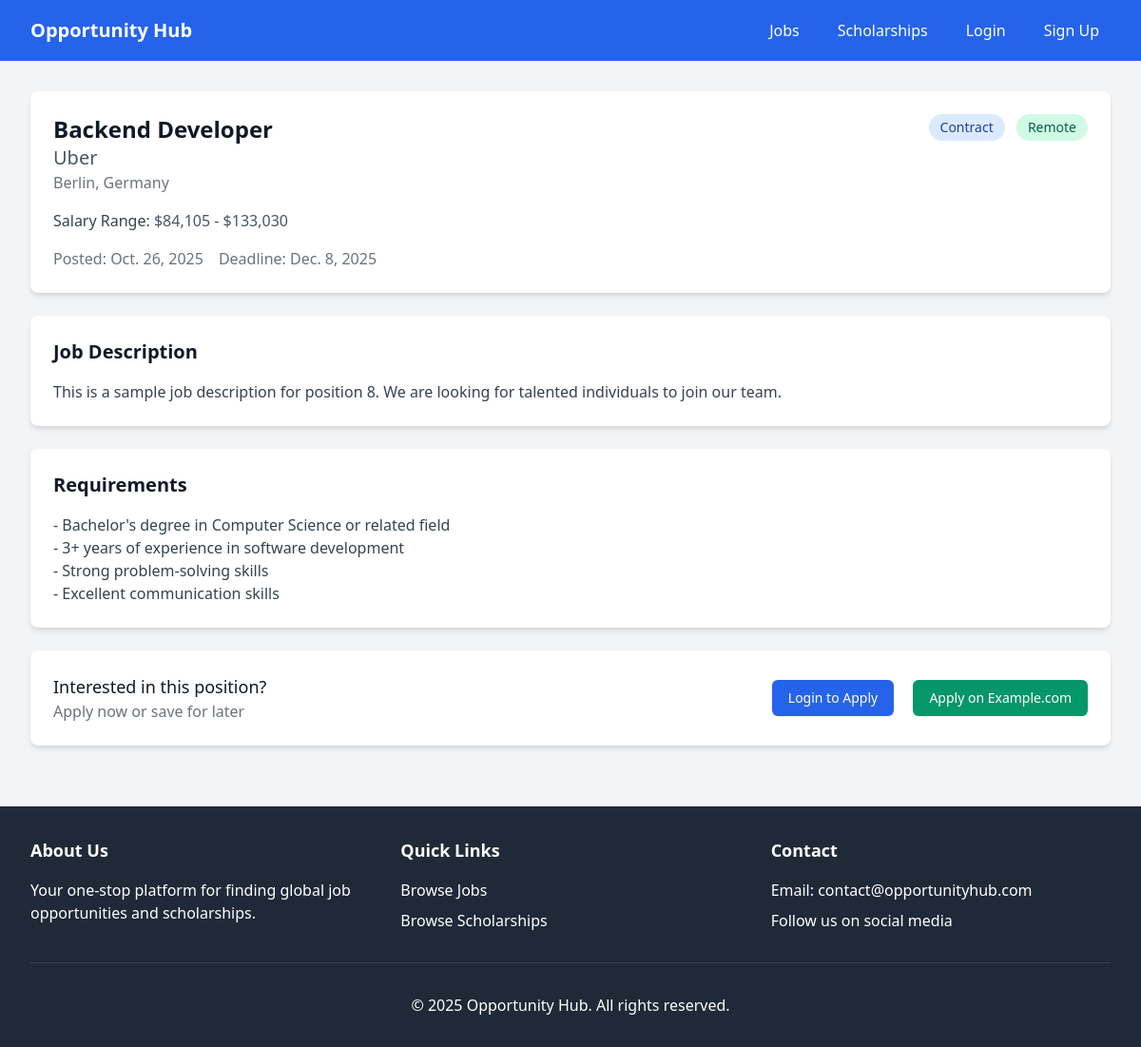
Page /jobs/8/ on the committed database.
### jobs/models.py (models this page shows, shortened)
class JobListing(models.Model):
    EMPLOYMENT_TYPE_CHOICES = [
        ('FULL_TIME', 'Full Time'),
        ('PART_TIME', 'Part Time'),
        ('CONTRACT', 'Contract'),
        ('INTERNSHIP', 'Internship'),
        ('REMOTE', 'Remote'),
    ]
    title = models.CharField(max_length=200)
    company = models.CharField(max_length=200)
    location = models.CharField(max_length=200)
    employment_type = models.CharField(max_length=20, choices=EMPLOYMENT_TYPE_CHOICES)
    description = models.TextField()
    requirements = models.TextField()
    salary_range = models.CharField(max_length=100, blank=True, null=True)
    application_url = models.URLField()
    source_website = models.CharField(max_length=100)
    posted_date = models.DateField()
    deadline = models.DateField(null=True, blank=True)
    is_remote = models.BooleanField(default=False)
    is_active = models.BooleanField(default=True)
    created_at = models.DateTimeField(auto_now_add=True)
    updated_at = models.DateTimeField(auto_now=True)
    class Meta:
        ordering = ['-posted_date']
        indexes = [
            models.Index(fields=['title', 'company']),
            models.Index(fields=['location']),
            models.Index(fields=['employment_type']),
            models.Index(fields=['posted_date']),
        ]

### jobs/views.py (the view)
# urls.py: path('<int:pk>/', views.job_detail, name='job-detail'),
def job_detail(request, pk):
    job = get_object_or_404(JobListing, pk=pk)
    context = {
        'job': job,
    }
    return render(request, 'jobs/job_detail.html', context)

### templates/jobs/job_detail.html (shortened to what this page needs)
{% extends "base.html" %}
{% block content %}
<div class="space-y-6">
    <div class="bg-white rounded-lg shadow-md p-6">
        <div class="flex justify-between items-start">
            <div>
                <h1 class="text-2xl font-bold text-gray-900">{{ job.title }}</h1>
                <p class="text-xl text-gray-600">{{ job.company }}</p>
                <p class="text-gray-500">{{ job.location }}</p>
            </div>
            <div class="text-right">
                <span class="inline-block bg-blue-100 text-blue-800 px-3 py-1 rounded-full text-sm">
                    {{ job.get_employment_type_display }}
                </span>
                {% if job.is_remote %}
                    <span class="inline-block bg-green-100 text-green-800 px-3 py-1 rounded-full text-sm ml-2">
                        Remote
                    </span>
                {% endif %}
            </div>
        </div>
        {% if job.salary_range %}
            <div class="mt-4">
                <span class="text-gray-700 font-medium">Salary Range:</span>
                <span class="text-gray-600">{{ job.salary_range }}</span>
            </div>
        {% endif %}
        <div class="mt-4 flex items-center text-gray-500">
            <span class="mr-4">Posted: {{ job.posted_date }}</span>
            {% if job.deadline %}
                <span>Deadline: {{ job.deadline }}</span>
            {% endif %}
        </div>
    </div>
    <div class="bg-white rounded-lg shadow-md p-6">
        <h2 class="text-xl font-semibold text-gray-900 mb-4">Job Description</h2>
        <div class="prose max-w-none text-gray-700">
            {{ job.description|linebreaks }}
        </div>
    </div>
    <div class="bg-white rounded-lg shadow-md p-6">
        <h2 class="text-xl font-semibold text-gray-900 mb-4">Requirements</h2>
        <div class="prose max-w-none text-gray-700">
            {{ job.requirements|linebreaks }}
        </div>
    </div>
    <div class="bg-white rounded-lg shadow-md p-6">
        <div class="flex justify-between items-center">
            <div>
                <h3 class="text-lg font-medium text-gray-900">Interested in this position?</h3>
                <p class="text-gray-500">Apply now or save for later</p>
            </div>
            <div class="space-x-4">
                {% if user.is_authenticated %}
                    {% if not job_application %}
                        <a href="{% url 'jobs:job-application-create' job.pk %}"
                            class="inline-flex items-center px-4 py-2 border border-transparent rounded-md shadow-sm text-sm font-medium text-white bg-blue-600 hover:bg-blue-700">
                            Track Application
                        </a>
                    {% else %}
                        <a href="{% url 'jobs:job-application-update' job_application.pk %}"
                            class="inline-flex items-center px-4 py-2 border border-blue-600 rounded-md text-sm font-medium text-blue-600 hover:bg-blue-50">
                            Update Application Status
                        </a>
                    {% endif %}
                {% else %}
                    <a href="{% url 'account_login' %}"
                        class="inline-flex items-center px-4 py-2 border border-transparent rounded-md shadow-sm text-sm font-medium text-white bg-blue-600 hover:bg-blue-700">
                        Login to Apply
                    </a>
                {% endif %}
                <a href="{{ job.application_url }}" target="_blank" rel="noopener noreferrer"
                    class="inline-flex items-center px-4 py-2 border border-transparent rounded-md shadow-sm text-sm font-medium text-white bg-green-600 hover:bg-green-700">
                    Apply on {{ job.source_website }}
                </a>
            </div>
        </div>
    </div>
</div>
{% endblock %}

### rows in the picture
JobListing: title "Backend Developer", company "Uber", location "Berlin, Germany", employment_type "Contract", salary_range "$84,105 - $133,030", posted_date "Oct. 26, 2025", deadline "Dec. 8, 2025", description "This is a sample job description for position 8. We are looking for talented individuals to join our team.", requirements "- Bachelor's degree in Computer Science or related field - 3+ years of experience in software development - Strong problem-solving skills - Excellent communication skills", source_website "Example.com"
